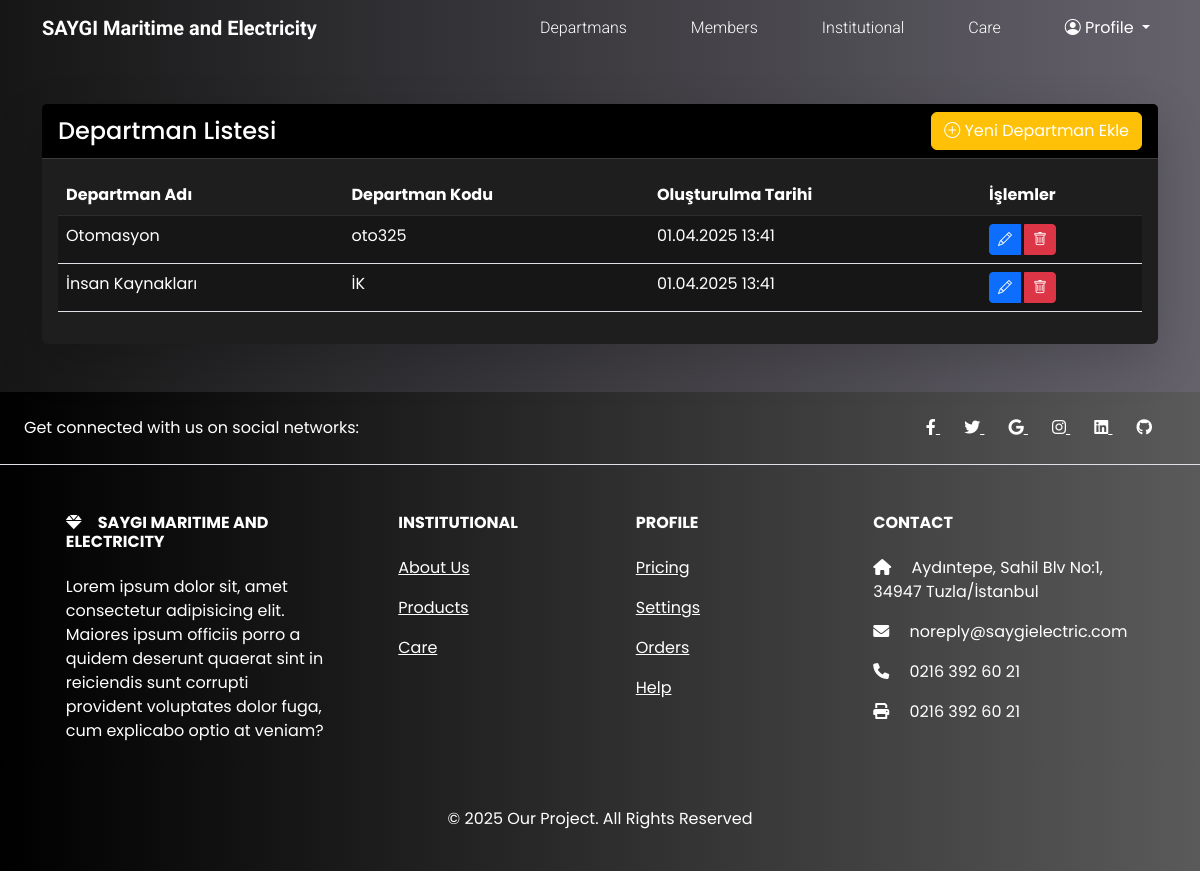
/departments/ (signed in), run on an earlier commit of the app's database.
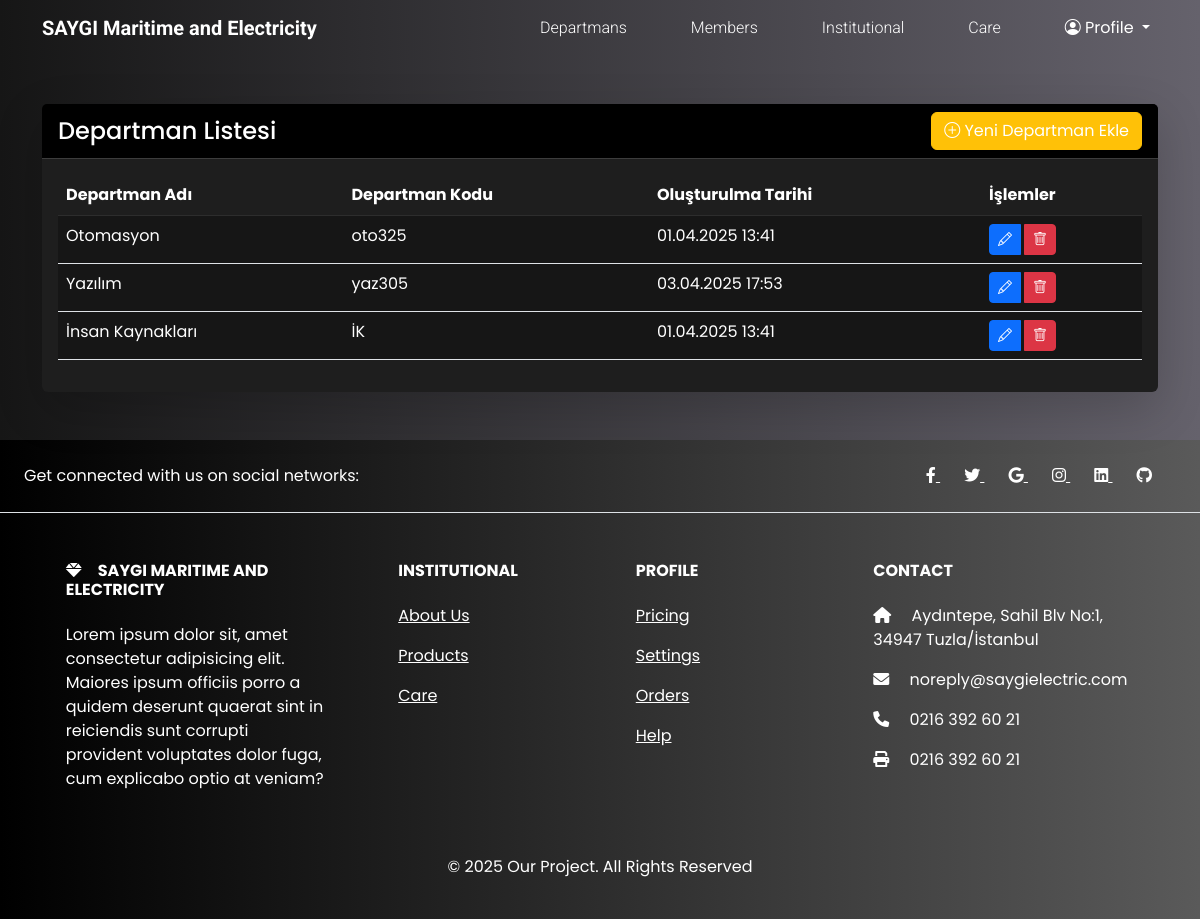
And on a later commit of the database.
### jobs/models.py (models this page shows, shortened)
class Department(models.Model):
    name = models.CharField(_("Departman Adı"), max_length=50, unique=True)
    code = models.CharField(_("Departman Kodu"), max_length=20, unique=True)
    created_at = models.DateTimeField(auto_now_add=True)
    updated_at = models.DateTimeField(auto_now=True)
    class Meta:
        verbose_name = _("Departman")
        verbose_name_plural = _("Departmanlar")
        ordering = ["name"]

### jobs/views.py (the view)
# urls.py: path("departments/", views.department_list, name="department_list"),
@user_passes_test(is_superuser)
def department_list(request):
    departments = Department.objects.all()
    return render(request, "departments/list.html", {"departments": departments})

### jobs/views.py (called while the page is built)
def is_superuser(user):
    return user.is_superuser

### jobs/templates/departments/list.html (shortened to what this page needs)
{% extends "base.html" %}
{% load i18n %}
{% load static %}
{% block content %}
    <div class="container my-5">
        <div class="row">
            <div class="col-12">
                <div class="card border-0 shadow-lg">
                    <div class="card-header bg-black text-white d-flex justify-content-between align-items-center">
                        <h4 class="mb-0">{% trans "Departman Listesi" %}</h4>
                        <a href="{% url 'department_add' %}" class="btn btn-warning">
                            <i class="bi bi-plus-circle"></i> {% trans "Yeni Departman Ekle" %}
                        </a>
                    </div>
                    <div class="card-body">
                        <div class="table-responsive">
                            <table class="table table-hover">
                                <thead class="table-dark">
                                    <tr>
                                        <th>{% trans "Departman Adı" %}</th>
                                        <th>{% trans "Departman Kodu" %}</th>
                                        <th>{% trans "Oluşturulma Tarihi" %}</th>
                                        <th>{% trans "İşlemler" %}</th>
                                    </tr>
                                </thead>
                                <tbody>
                                    {% for department in departments %}
                                        <tr>
                                            <td>{{ department.name }}</td>
                                            <td>{{ department.code }}</td>
                                            <td>{{ department.created_at|date:"d.m.Y H:i" }}</td>
                                            <td>
                                                <div class="btn-group">
                                                    <a href="{% url 'department_edit' department.id %}" class="btn btn-sm btn-primary me-1">
                                                        <i class="bi bi-pencil"></i>
                                                    </a>
                                                    <button type="button"
                                                            class="btn btn-sm btn-danger"
                                                            data-bs-toggle="modal"
                                                            data-bs-target="#deleteModal{{ department.id }}">
                                                        <i class="bi bi-trash"></i>
                                                    </button>
                                                </div>
                                            </td>
                                        </tr>
                                    {% endfor %}
                                </tbody>
                            </table>
                        </div>
                    </div>
                </div>
            </div>
        </div>
    </div>
{% endblock content %}

What changed in the data, as far as the page shows it:
added Department: name "Yazılım", code "yaz305", created_at "03.04.2025 17:53"
